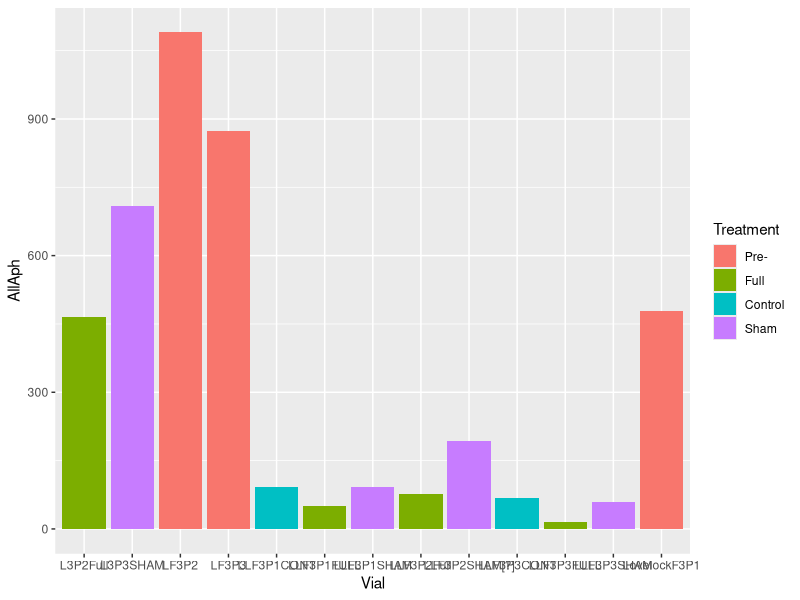
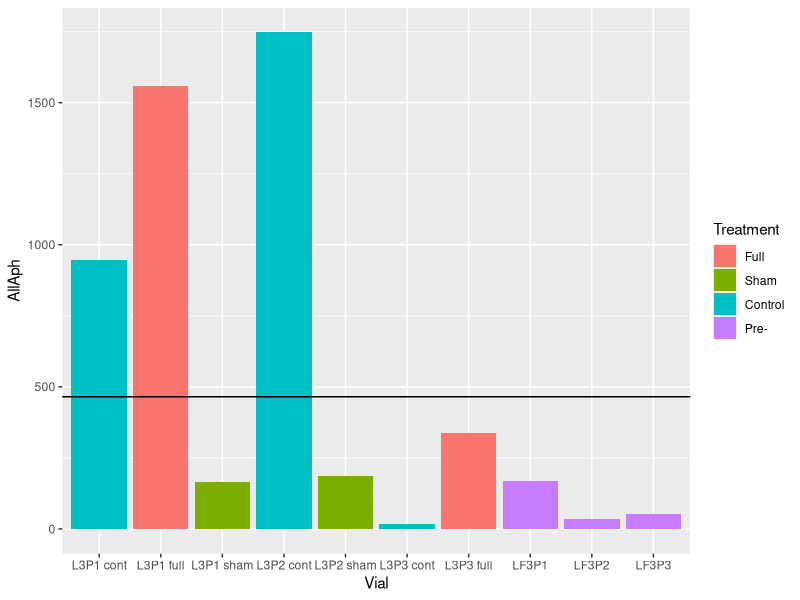
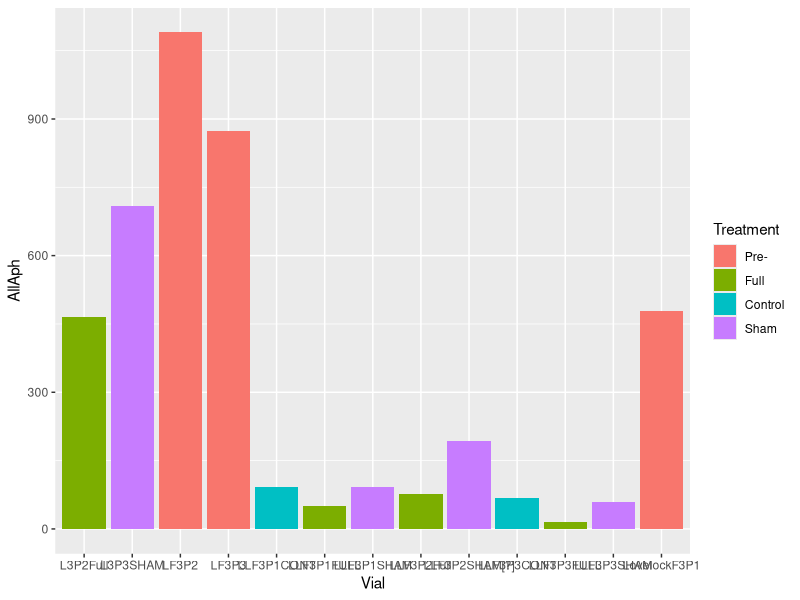
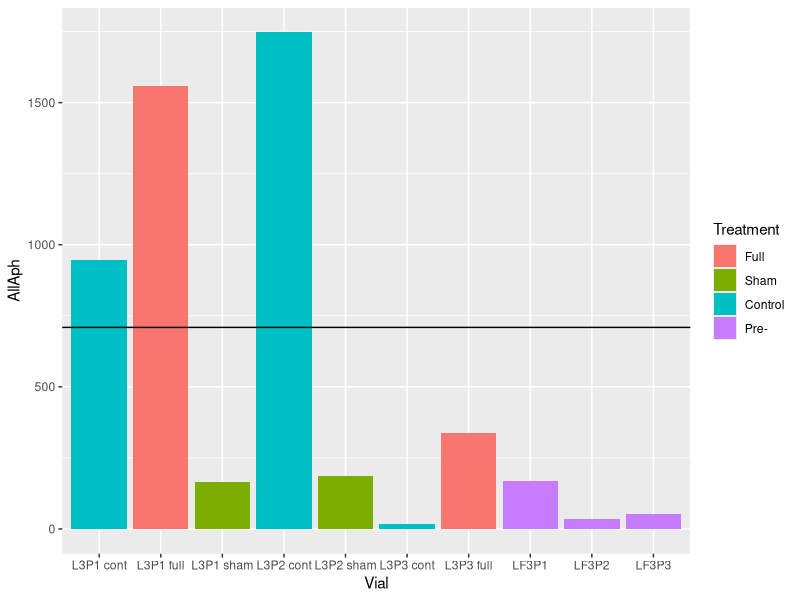
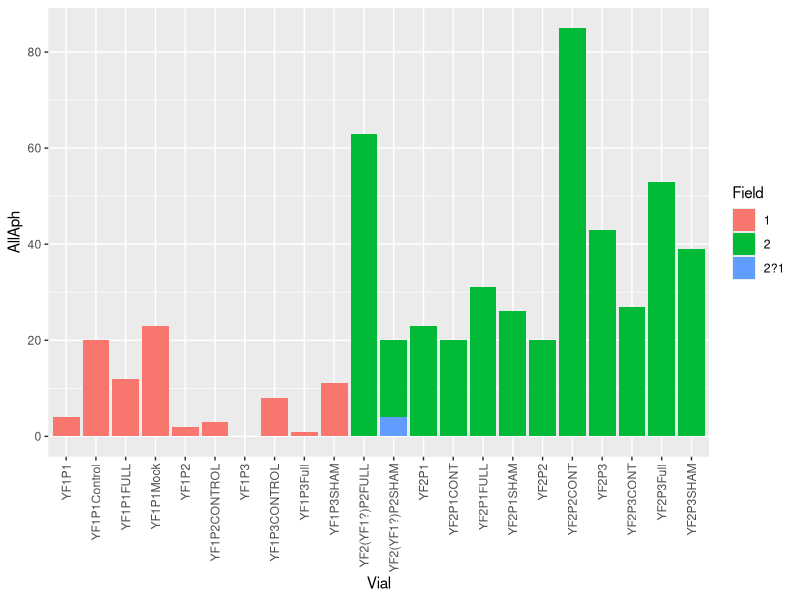
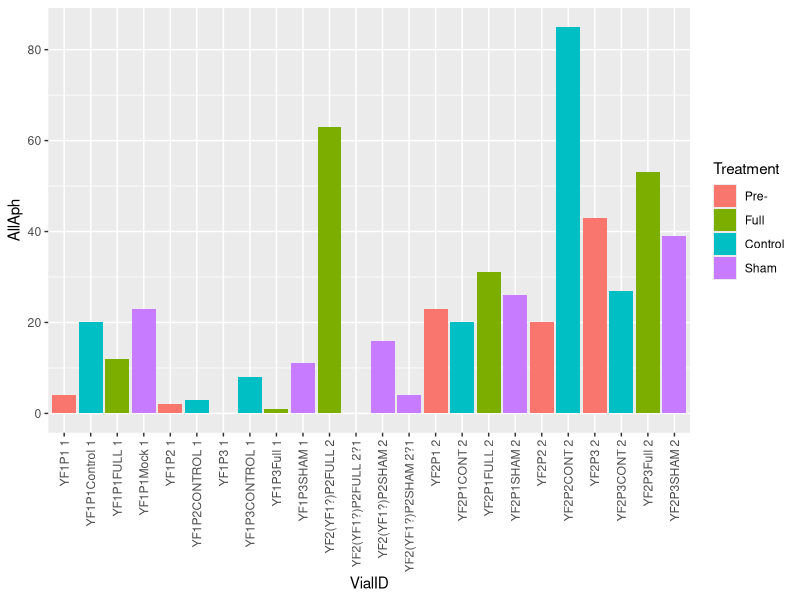
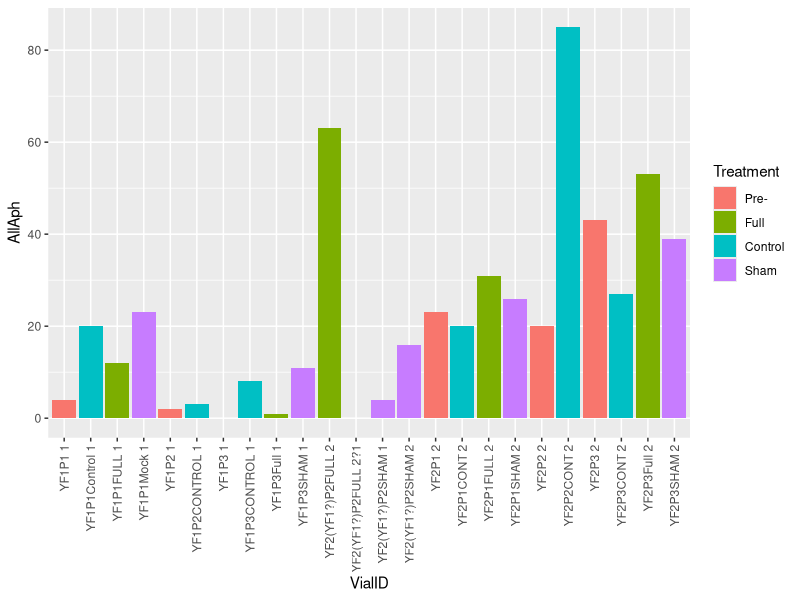
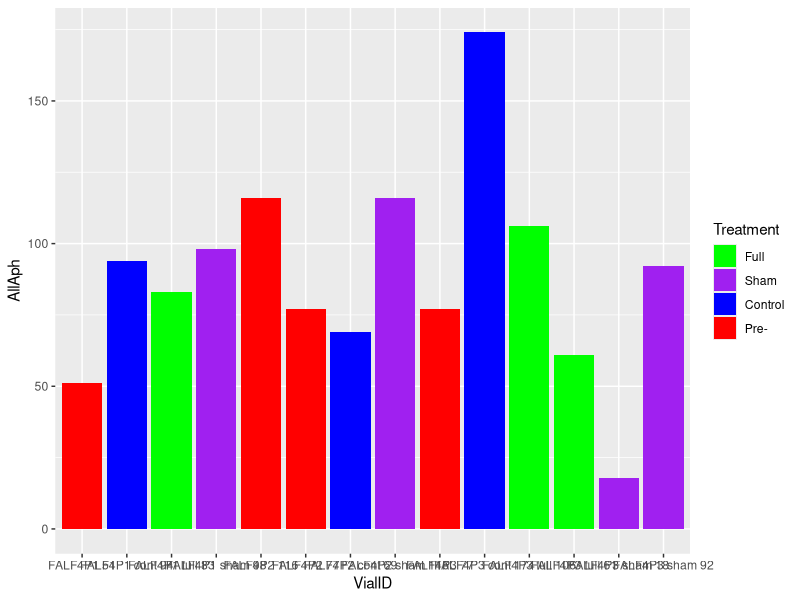

These figures' R source, in order: (Note: this script raises an error after producing the figures.)
# Title: Data processing for 2020 Exclosures project
# Author: Anson Call
# Date: 2022/02/28
# This script cleans the raw data in preparation for analysis. It only needs to
# be run once.

# load packages ####
library(tidyverse) # R packages for data science
library(magrittr) # for assignment and exposition pipes
library(vegan) # for diversity metrics

# define functions ####
# date-to-season function for vegsurvey data
getSeason <- function(DATES) {
  # define cutoff between spring and fall surveys
  cutoff <- as.Date("2021-6-30",  format = "%Y-%m-%d") # spring end
  # convert dates to proper format
  d <- as.Date(strftime(DATES, format="%Y-%m-%d"))
  # return season
  if_else (d <= cutoff, 'Spring', 'Fall')
}

# import data ####
## spring data ####
spring <-
  read_csv('raw_data/Spring_counts.csv',
           col_types = 'cfffffffddddddddddddc') %>%
  select(-Sorter, -Counter, -Counter_2) %>%
  mutate(AllAph = Acyrthosiphon + Aphis + Therioaphis,
         NonAcy = Aphis + Therioaphis) %>%
  mutate(Season = 'Spring')

## fall data ####
fall <- read_csv('raw_data/Fall_counts.csv',
                 col_types = 'dcffffffdddddddddddd') %>%
  select(-Sorter, -Counter) %>%
  mutate(AllAph = Acyrthosiphon + Aphis + Therioaphis,
         NonAcy = Aphis + Therioaphis) %>%
  mutate(Season = 'Fall')

## veg data ####
vegdata <- read_csv('raw_data/VegSurvey.csv',
                    col_types = 'Dcfffddccc') %>%
  mutate(waypointID = paste(site, waypoint))

## updated plant ids for vegdata ####
new_ids <- read_csv('raw_data/updated_plant_ids.csv') %>%
  select(orig_code, new_code)

## field location data, incl. closest field info for survey points in vegdata ####
rawlocs <- read_csv('raw_data/vegSurvey_fieldJoin.csv',
                    col_types = 'fffTdfddfcc')

## veg survey plot type data
veg_survey_classes <- read_csv('raw_data/vegSurveyClasses.csv',
                               col_types = 'ffff')

## landcover class data
veg_survey_cover <- read_csv('raw_data/vegData_coverJoin.csv',
                             col_types = 'fffffffffffffffffffffffffcc')

## landcover data ####
# read in multiple csvs and put them in a list
# import csv files
filenames <- list.files(path = 'raw_data/2022-01-13_ee_outputs/',
                   pattern = "*.csv",
                   full.names = TRUE)
files <- lapply(filenames, read_csv)
names(files) <- filenames
# clean up env
rm(filenames)

# check data ####
## check spring and fall data ####
spring %>%
  group_by(Site, Field) %>%
  count()
spring %>%
  group_by(Site, Treatment) %>%
  count()

# Identify error 1
spring %>%
  group_by(Site, Field, Treatment) %>%
  filter(Site=='Lovelock')
#L3P2Full recorded as field 2 instead of field 3

# Resolve error 1: L3P2Full field 2 -> field 3
spring %<>%
  mutate(Field = case_when(Vial=='L3P2Full' ~ '3',
                           Vial!='L3P2Full' ~ as.character(Field)))

# Identify error 2
spring %>%
  group_by(Site, Field, Treatment) %>% filter(Site=='Lovelock') %>% count()
# Lovelock field 3 now overweight
spring %>%
  group_by(Site, Field, Treatment) %>% filter(Site=='Lovelock')
fall %>%
  group_by(Site, Field, Treatment) %>% filter(Site=='Lovelock')
# L3P2Full (and L3P3SHAM) match text pattern of fall data
fall %>%
  group_by(Site, Field, Treatment) %>% filter(Site=='Lovelock') %>% count()
# Lovelock field 3 full underweight
# suggests spring L3P2Full should actually be fall F3P2Full. check data
spring %>%
  filter(Site=='Lovelock', Field==3) %>%
  ggplot(aes(x = Vial, y = AllAph, fill = Treatment)) +
  geom_bar(stat = 'identity')
spring %>%
  filter(Vial=='L3P2Full') %>%
  select(AllAph) # 465
# L3P2Full aphid count is way higher than other Lovelock field 3 full counts in
# spring data further suggests L3P2Full belongs in the fall data
fall %>%
  filter(Site=='Lovelock', Field==3) %>%
  ggplot(aes(x = Vial, y = AllAph, fill = Treatment)) +
  geom_bar(stat = 'identity') +
  geom_abline(slope = 0, intercept = 465)
# L3P2Full aphid count fits in with fall data well

# Resolve error 2: spring L3P2Full -> fall
spring %<>%
  mutate(Season = case_when(Vial=='L3P2Full' ~ 'Fall',
                            Vial!='L3P2Full' ~ as.character(Season)))

# Identify error 3
spring %>%
  group_by(Site, Treatment) %>%
  filter(Season=='Spring') %>%
  count
# Lovelock field 3 overweight
spring %>%
  group_by(Site, Treatment) %>%
  filter(Season=='Spring') %>%
  count
# spring Lovelock sham overweight by 2, Lovelock control underweight by 1
fall %>%
  group_by(Site, Treatment) %>%
  filter(Site=='Lovelock') %>%
  count
# fall Lovelock sham is underweight by 1
# suggests at least 1 spring Lovelock sham belongs in fall data
spring %>%
  group_by(Site, Field, Treatment) %>%
  filter(Site=='Lovelock', Treatment=='Sham')
fall %>%
  group_by(Site, Field, Treatment) %>%
  filter(Site=='Lovelock', Treatment=='Sham')
# spring L3P3SHAM matches text pattern of fall data
# further suggests L3P3SHAM belongs in the fall data
spring %>%
  filter(Site=='Lovelock', Field==3) %>%
  ggplot(aes(x = Vial, y = AllAph, fill = Treatment)) +
  geom_bar(stat = 'identity')
spring %>%
  filter(Vial=='L3P3SHAM') %>%
  select(AllAph) # 709
# L3P3SHAM aphid count is way higher than other Lovelock field 3 full counts in
# spring data
fall %>%
  filter(Site=='Lovelock', Field==3) %>%
  ggplot(aes(x = Vial, y = AllAph, fill = Treatment)) +
  geom_bar(stat = 'identity') +
  geom_abline(slope = 0, intercept = 709)
# L3P3SHAM aphid count is still high for fall data, but fall data is still
# higher, on average, than spring data. further suggests L3P3SHAM is a better
# fit in the fall data

# Resolve error 3: spring L3P3SHAM -> fall
spring %<>%
  mutate(Season = case_when(Vial=='L3P3SHAM' ~ 'Fall',
                            Vial!='L3P3SHAM' ~ as.character(Season)))

# Identify error 4
spring %>%
  group_by(Site, Field) %>%
  filter(Season=='Spring') %>%
  count
# Yerington field 2?1 measurements are probably field 1, since Yerington field 1
# is underweight by 2
spring %>%
  group_by(Site, Field, Treatment) %>%
  filter(Season=='Spring', Site=='Yerington') %>%
  count
# Yerington field 2?1 treatments match the treatments that are underweight in
# Yerington field 1 further suggests that 2?1 data could belong in field 1
spring %>%
  filter(Site=='Yerington', Field=='1' | Field=='2' | Field=='2?1') %>%
  ggplot(aes(x = Vial, y = AllAph, fill = Field)) +
  geom_bar(stat = 'identity') +
  theme(axis.text.x = element_text(angle = 90, vjust = 0.5, hjust=1))
# YF2(YF1?)P2SHAM is actually two rows (!)
spring %>%
  filter(Vial=='YF2(YF1?)P2SHAM')
# Which one is the true field 2 sham?
spring %>%
  filter(Site=='Yerington', Field=='1' | Field=='2' | Field=='2?1') %>%
  mutate(VialID = paste(Vial, Field)) %>%
  ggplot(aes(x = VialID, y = AllAph, fill = Treatment)) +
  geom_bar(stat = 'identity') +
  theme(axis.text.x = element_text(angle = 90, vjust = 0.5, hjust=1))
# field 2 generally has higher aphid counts, so we should expect YF2(YF1?)P2SHAM
# 2?1 to be the one from field 1, since it has a lower count

# Correct error 4: YF2(YF1?)P2SHAM field 2?1 -> field 1
spring %<>%
  mutate(Field = case_when(Vial=='YF2(YF1?)P2SHAM' & Field=='2?1' ~ '1',
                           Vial!='YF2(YF1?)P2SHAM' | Field!='2?1' ~
                             as.character(Field)))

# Identify error 5
spring %>%
  group_by(Site, Field) %>%
  filter(Season=='Spring') %>%
  count
# 1 Yerington field 2?1 measurement remaining, Yerington field 1 still
# underweight by 1
spring %>%
  group_by(Site, Field, Treatment) %>%
  filter(Season=='Spring',
         Site=='Yerington',
         Field=='1' | Field=='2' | Field=='2?1') %>%
  count
# remaining 2?1 measurement is a full measurement, matching what is missing from
# Yerington field 1
spring %>%
  filter(Site=='Yerington', Field=='1' | Field=='2' | Field=='2?1') %>%
  mutate(VialID = paste(Vial, Field)) %>%
  ggplot(aes(x = VialID, y = AllAph, fill = Treatment)) +
  geom_bar(stat = 'identity') +
  theme(axis.text.x = element_text(angle = 90, vjust = 0.5, hjust=1))
# remaining 2?1 measurement has low aphid density, matching other measurements
# from field 1 further suggests that the remaining 2?1 measurement is from field
# 1

# Correct error 5: YF2(YF1?)P2FULL field 2?1 -> field 1
spring %<>%
  mutate(Field = case_when(Vial=='YF2(YF1?)P2FULL' & Field=='2?1' ~ '1',
                           Vial!='YF2(YF1?)P2FULL' | Field!='2?1' ~
                             as.character(Field)))

# Identify error 6
spring %>%
  group_by(Site, Field) %>%
  filter(Season=='Spring') %>%
  count
# missing 2 measurements from Fallon field 4
spring %>%
  group_by(Field, Plot) %>%
  filter(Season=='Spring', Site=='Fallon') %>%
  count
# both missing measurements are from Fallon field 4, plot 3
spring %>%
  filter(Season=='Spring', Site=='Fallon', Field=='4', Plot=='3') %>%
  arrange(Treatment)
# Fallon field 4, plot 3 full and sham are missing
# Are they in the fall dataset?
fall %>%
  group_by(Site, Field) %>%
  count
# fall Fallon 4 contains 2 extra measurements
fall %>%
  group_by(Site, Field) %>%
  filter(Site=='Fallon', Field=='4') %>%
  arrange(Treatment)
# hard to tell which measurements are out of place because text patterns in Vial
# names are already standardized
# duplicates of field 4 plot 3 full (one of these may be plot 2 or fall)
# duplicates of field 4 plot 3 sham (one of these may be fall)
# duplicates of plot 2 pre- (one of these may be full?)
# examine fall data to see if there are any outliers that suggest a measurement
# belongs in the spring data
fall %>%
  filter(Site=='Fallon', Field=='4') %>%
  mutate(VialID = paste(Vial, AllAph)) %>%
  ggplot(aes(x = VialID, y = AllAph, fill = Treatment)) +
  geom_bar(stat = 'identity') +
  scale_fill_manual(values = c('Pre-' = 'red', 'Full' = 'green',
                               'Control' = 'blue', 'Sham' = 'purple'))
# 1 FALF4P3 sham measurement seems low
# does it fit better with the spring data?
spring %>%
  filter(Season=='Spring', Site=='Fallon', Field=='4') %>%
  ggplot(aes(x = Vial, y = AllAph, fill = Treatment)) +
  geom_bar(stat = 'identity') +
  geom_abline(slope = 0, intercept = 18) +
  scale_fill_manual(values = c('Pre-' = 'red', 'Full' = 'green',
                               'Control' = 'blue', 'Sham' = 'purple'))
# This measurement seems low compared to other field 4 sham measurements in both
# spring and fall
# What about plot 3 measurements across spring and fall?
fall %>%
  filter(Site=='Fallon', Field=='4', Plot=='3') %>%
  mutate(VialID = paste(Vial, AllAph)) %>%
  ggplot(aes(x = VialID, y = AllAph, fill = Treatment)) +
  geom_bar(stat = 'identity') +
  scale_fill_manual(values = c('Pre-' = 'red', 'Full' = 'green',
                               'Control' = 'blue', 'Sham' = 'purple'))
spring %>% filter(Season=='Spring', Site=='Fallon', Field=='4', Plot=='3') %>%
  ggplot(aes(x = Vial, y = AllAph, fill = Treatment)) +
  geom_bar(stat = 'identity') +
  geom_abline(slope = 0, intercept = 77) +
  geom_abline(slope = 0, intercept = 174) +
  scale_fill_manual(values = c('Pre-' = 'red', 'Full' = 'green',
                               'Control' = 'blue', 'Sham' = 'purple'))
# spring has the higher densities for pre- and sham treatments, so it seems
# slightly more likely that the very low FALF4P3 sham measurement and lower of
# the two FALF4P3 full measurements should be retained in the fall, and the two
# higher FALF4P3 measurements should be moved to the spring data

# admittedly, this is a best guess, and could be incorrect - the safest bet
# would be to throw out all measurements that can't be reliably assigned to
# spring or fall data

# however, the overall difference between spring and fall seems negligible, so
# we may end up pooling this data anyway i'll leave it in for now, making
# corrections based on maximum likelihood

# also, there is a question of which measurement belongs in the spring Fallon
# field 4 plot 2 group:

# Correct error 6: fall Fallon field 4, plot 3 sham and full measurements with
# highest aphid density -> spring
fall %<>%
  mutate(Season = case_when(Vial=='FALF4P3 full' & AllAph == 106 ~ 'Spring',
                            Vial!='FALF4P3 full' | AllAph != 106 ~
                              as.character(Season))) %>%
  mutate(Season = case_when(Vial=='FALF4P3 sham' & AllAph == 92 ~ 'Spring',
                            Vial!='FALF4P3 sham' | AllAph != 92 ~
                              as.character(Season)))

# Identify error 7
fall %>%
  group_by(Site, Treatment) %>%
  filter(Season=='Fall') %>%
  count
spring %>%
  group_by(Site, Treatment) %>%
  filter(Season=='Fall') %>%
  count
## fall is missing a Fallon full measurement, and contains one extra Fallon pre-
## measurement
spring %>%
  group_by(Site, Treatment) %>%
  filter(Season=='Spring') %>%
  count
fall %>%
  group_by(Site, Treatment) %>%
  filter(Season=='Spring') %>%
  count
# spring is missing a Lovelock control measurement, and contains one extra
# Lovelock sham measurement
# Resolve fall data first
fall %>%
  group_by(Site, Field, Treatment) %>%
  filter(Site=='Fallon', Season=='Fall') %>%
  count
# perhaps one Fallon field 4 pre- measurement should move to Fallon field 4
# full?
fall %>%
  group_by(Site, Field, Plot, Treatment) %>%
  filter(Site=='Fallon', Field=='4', Season=='Fall') %>%
  count
# looks like one Fallon field 4 plot 2 pre- measurement should move to Fallon
# field 4 plot 2 full
fall %>%
  filter(Site=='Fallon', Field=='4', Season=='Fall') %>%
  mutate(VialID = paste(Vial, AllAph)) %>%
  ggplot(aes(x = VialID, y = AllAph, fill = Treatment)) +
  geom_bar(stat = 'identity')
# I'm going to assume that the lower of the two pre- measurements should be
# changed to full, since pre- measurements generally have the highest aphid
# counts because they represent collections from a larger area. Higher aphid
# counts from pre- treatments aren't very obvious at Fallon Field 4, but
# experiment-wide this is the general trend.

# Resolve error 7: Move the lower Fallon field 4, plot 2 pre- measurement to
# Fallon field 4, plot 2 full
fall %<>%
  mutate(Treatment = case_when(Vial=='FALF4P2' & AllAph == 77 ~ 'Full',
                               Vial!='FALF4P2' | AllAph != 77 ~
                                 as.character(Treatment)))
spring %>%
  group_by(Site, Treatment) %>%
  filter(Season=='Fall') %>%
  count

# Identify error 8
spring %>%
  group_by(Site, Treatment) %>%
  filter(Season=='Spring') %>%
  count
fall %>%
  group_by(Site, Treatment) %>%
  filter(Season=='Spring') %>%
  count
# spring is missing a Lovelock control measurement, and contains one extra
# Lovelock full measuremen
spring %>%
  group_by(Site, Field, Treatment) %>%
  filter(Site=='Lovelock', Season=='Spring') %>%
  count
# one field 3 full measurement should be moved to field 3 control
spring %>%
  group_by(Field, Plot, Treatment) %>%
  filter(Site=='Lovelock', Field=='3', Season=='Spring') %>%
  count
# one field 3 plot 2 full measurement should be moved to field 3 plot 2 control
spring %>%
  filter(Site=='Lovelock', Field=='3', Season=='Spring') %>%
  mutate(VialID = paste(Vial, AllAph)) %>%
  ggplot(aes(x = VialID, y = AllAph, fill = Treatment)) +
  geom_bar(stat = 'identity')
# LLF3P2SHAM[?] is marked as full, but should probably be marked as control. The
# aphid count would not be out of place for a control measurement in this field

# Resolve error 8: move LLF3P2SHAM[?] -> Lovelock field 3, plot 2 control
spring %<>%
  mutate(Treatment = case_when(Vial=='LLF3P2SHAM[?]' & AllAph == 86 ~ 'Control',
                               Vial!='LLF3P2SHAM[?]' | AllAph != 86 ~
                                 as.character(Treatment)))

# Identify error 9
fall %>%
  group_by(Site, Field) %>%
  count
# Lovelock field 1 underweight, Lovelock includes one measurement with NA as
# field
fall %>%
  filter(Site=='Lovelock', Field==1 | is.na(Field)) %>%
  arrange(Plot)
# L7P3 full should probably be moved to Lovelock Field 1, plot 3 full
fall %>%
  filter(Site=='Lovelock', Field==1 | is.na(Field)) %>%
  ggplot(aes(x = Vial, y = AllAph, fill = Treatment)) +
  geom_bar(stat = 'identity')
# the L7P3 aphid count matches others from Lovelock field 1, plot 3
# Beware, this technically an empty string, not an NA value

# Resolve error 9: L7P3 full Lovelock field NA -> Lovelock field 1
fall %<>%
  mutate(Field = case_when(Field == '' ~ '1',
                           Field != '' ~ as.character(Field)))

# Identify error 10
fall %>%
  group_by(Site, Plot) %>%
  count
## Yerington plot 1 underweight, Yerington includes one measurement with NA as
## plot
fall %>%
  group_by(Field, Plot) %>%
  filter(Site=='Yerington') %>%
  arrange(Plot) %>%
  count
# Yerington field 2 plot 1 underweight, Yerington NA plot measurement is in
# field 1?
fall %>% filter(is.na(Plot))
fall %>% filter(Plot == '')
# Yikes - this is actually an empty string, not an NA value
# could YF1P7 possibly be Yerington Field 2, Plot 1?
fall %>% filter(Site=='Yerington', Field=='2', Plot=='1')
# Yerington field 2 plot 1 sham is missing, and the YF1P7 measurement is from a
# sham exclosure
# this suggests that YF1P7 should be moved to Yerington field 2 plot 1
fall %>% filter(Site=='Yerington', Field=='1' | Field=='2', Plot=='1' | is.na(Plot)) %>%
  mutate(VialID = paste(Vial, AllAph)) %>%
  ggplot(aes(x = VialID, y = AllAph, fill = Treatment)) +
  geom_bar(stat = 'identity')
# I can't say the data fit really makes sense - YF1P7 has an exceptionally high
# aphid count. I suppose it matches up with the expectation based on the high
# YF2P1 full count, but why is the YF2P1 (pre-) count so low? I'm going to go
# ahead and move YF1P7 into Yerington field 2 plot 1 anyway. This makes the most
# sense to me overall

# Resolve error 10: YF1P7 Yerington field 1 plot NA -> Yerington field 2 plot 1
fall %<>%
  mutate(Field = case_when(Plot == '' ~ '2',
                           !is.na(Plot) ~ as.character(Field)),
         Plot = case_when(Plot == '' ~ '1', !is.na(Plot) ~ as.character(Plot)))

# Identify error 11
spring %>%
  group_by(Field, Plot, Treatment, Season) %>%
  filter(Season=='Spring') %>%
  arrange(Field, Plot) %>%
  count
# field 3 plot 1 pre- underweight, field 3 plot 3 pre- overweight
spring %>%
  group_by(Site, Field, Plot, Treatment, Season) %>%
  filter(Season=='Spring', Field=='3', Plot=='1' | Plot=='3') %>%
  arrange(Field, Plot, Treatment) %>%
  count
# the problem is contained to Yerington
spring %>%
  group_by(Field, Plot, Season) %>%
  filter(Season=='Spring',
         Site=='Yerington',
         Field=='3',
         Plot=='1' | Plot=='3') %>%
  arrange(Field, Plot, Treatment)
# could be that YF2.2(Location3) is the one that needs to be moved to plot 1.
# this makes sense that YF2.2(Location3)P3 specifically has P3 noted as the
# plot, while YF2.2(Location3) lacks any specific plot designation it seems
# likely that I would forget to record the plot number on the first plot, but
# not on the third plot
spring %>%
  group_by(Field, Plot, Season) %>%
  filter(Season=='Spring',
         Site=='Yerington',
         Field=='3',
         Plot=='1' | Plot=='3') %>%
  ggplot(aes(x = Vial, y = AllAph, fill = Treatment)) +
  geom_bar(stat = 'identity')
# the data here is variable - in some treatments, plot 1 is higher; in others,
# plot 3 is higher this doesn't inform which of the field 3 plot 3 measurements
# should be moved aphid counts are generally very low anyway, so some
# stochasticity is expected all I have to go on is the way the labels were
# recorded, but that is already enough to convince me

# Resolve error 11: YF2.2(Location3) plot 3 -> plot 1
spring %<>%
  mutate(Plot = case_when(Vial=='YF2.2(Location3)' ~ '1',
                          Vial!='YF2.2(Location3)' ~ as.character(Plot)))

# final checks
spring %>%
  group_by(Field, Plot, Treatment, Season) %>%
  filter(Season=='Spring') %>%
  arrange(Field, Plot) %>%
  count
fall %>%
  group_by(Field, Plot, Treatment, Season) %>%
  filter(Season=='Spring') %>%
  arrange(Field, Plot) %>%
  count
# spring data looks complete
fall %>%
  group_by(Field, Plot, Treatment, Season) %>%
  filter(Season=='Fall') %>%
  arrange(Field, Plot) %>%
  count
spring %>%
  group_by(Field, Plot, Treatment, Season) %>%
  filter(Season=='Fall') %>%
  arrange(Field, Plot) %>%
  count
# fall data looks complete

# merge spring and fall data into a single tibble
data <- rbind(spring %>% select(-Notes),
              fall %>% select(-Number)) %>%
  mutate(Season = as_factor(Season))
data %>%
  group_by(Field) %>%
  filter(Season=='Spring') %>%
  arrange(Field, Plot) %>%
  count
# field 4 should move into field 2 across the entire dataset
data %<>%
  mutate(Field = case_when(Field=='4' ~ '2', Field!='4' ~ as.character(Field)))
data %>%
  group_by(Site, Field, Plot) %>%
  filter(Season=='Spring') %>%
  arrange(Field, Plot) %>%
  count
# balanced!
data %>%
  group_by(Site, Field, Treatment) %>%
  filter(Season=='Spring') %>%
  arrange(Field, Plot) %>%
  count
# balanced!
data %>%
  group_by(Field, Plot, Treatment) %>%
  filter(Season=='Spring') %>%
  arrange(Field, Plot, Treatment) %>%
  count
# remove 'spring' and 'fall' tibbles
rm(spring, fall)

## check veg data ####
# Identify error 1
str(vegdata)
levels(vegdata$species)
vegdata %>%
  mutate(species = fct_relevel(species, sort)) %>%
  group_by(species) %>%
  count
# many species are incorrectly ID'ed or unknown
# joining the updated species id table can help
new_ids %>% group_by(orig_code) %>% count
vegdata %>%
  left_join(new_ids,  by = c("species" = "orig_code")) %>%
  mutate(species = case_when(is.na(new_code) ~ paste(species),
                             !is.na(new_code) ~ paste(new_code))) %>%
  mutate(species = case_when(species == '' ~ paste(NA), # also clean up NAs
                             species == 'NA' ~ paste(NA),
                             is.na(species) ~ paste(NA),
                             species == 'none' ~ paste(NA),
                             !is.na(species) ~ paste(species))) %>%
  mutate(species = fct_relevel(species, sort)) %>%
  group_by(species) %>%
  count
# correct error 1
# join updated_species_id.csv
vegdata %<>%
  left_join(new_ids,  by = c("species" = "orig_code")) %>%
  mutate(species = case_when(is.na(new_code) ~ paste(species),
                             !is.na(new_code) ~ paste(new_code))) %>%
  mutate(species = case_when(species == '' ~ NA_character_, # also clean up NAs
                             species == 'NA' ~ NA_character_,
                             is.na(species) ~ NA_character_,
                             species == 'none' ~ NA_character_,
                             !is.na(species) ~ paste(species)))
# rm 'new_ids'
rm(new_ids)

# identify error 2
vegdata %>%
  group_by(species) %>%
  summarize(mean_cover = mean(cover), .groups = 'keep') %>%
  arrange(desc(mean_cover)) %>%
  filter(species %in% c('MESA', 'ALFA'))
# some MESA recorded as ALFA
# correct error 2
vegdata %<>%
  mutate(species = case_when(species == 'ALFA' ~ paste('MESA'),
                             species != 'ALFA' ~ paste(species)))
# identify error 3
vegdata %>%
  group_by(site) %>%
  summarize(count = n_distinct(waypoint))
# note that we do not expect sites to have even numbers of waypoints (some were
# inaccessible)
vegdata %>%
  filter(is.na(count), !is.na(species))
# missing count values are also expected
vegdata %>%
  filter(is.na(cover), !is.na(species))

# missing cover values are NOT expected
# note that ALCE, MESA are ag plots that were observed from a distance. Cover is
# likely high. In othen instances, cover was likely negligible.
# correct error 2
# build table of replacement cover values
new_cover <- vegdata %>%
  filter(is.na(cover), !is.na(species)) %>%
  mutate(newcover = c(1, 50, 50, 50, 50, 1, 1, 50, 50, 1, 1, 1)) %>%
  select(survey_date, site, waypoint, species, newcover)
# join new cover
vegdata %<>%
  left_join(new_cover, by = c('survey_date', 'site', 'waypoint', 'species')) %>%
  mutate(cover = case_when(is.na(cover) ~ newcover, !is.na(cover) ~ cover)) %>%
  # drop unwanted cols
  select(survey_date, observers, site, waypoint, species, count, cover)

# remove new_cover var
rm(new_cover)

# identify error 5
vegdata %>%
  filter(site == 'Lovelock', waypoint == 26) %>%
  arrange(species)
# duplicate BASC5 counts
# correct error 5
# remove the offending row
vegdata %<>% filter(!(site == 'Lovelock' &
                        waypoint == 26 &
                        species == 'BASC5' &
                        count == 3))

# identify error 6
vegdata %>%
  filter(site == 'Fallon', waypoint == 7) %>%
  arrange(species)
# duplicate CHVI4 counts
# correct error 6
# remove the offending row
vegdata %<>% filter(!(site == 'Fallon' &
                        waypoint == 7 &
                        species == 'CHVI4' &
                        count == 1))

# identify error 7
vegdata %>%
  filter(site == 'Yerington', waypoint == 7) %>%
  arrange(species)
# duplicate HAGL counts
# correct error 7
# remove the offending row
vegdata %<>% filter(!(site == 'Yerington' &
                        waypoint == 7 &
                        species == 'HAGL' &
                        count == 3))

## check location data ####
str(rawlocs)
# col spec looks good
rawlocs %>% group_by(site, CID) %>% count
# uneven weights are expected
# everything looks ok

# check veg plots cover data
veg_survey_cover %>% group_by(site) %>% count
# uneven weights are expected
# not really much else to check

## check raw cover data ####
# checked after wrangling

# data wrangling ####
## insect counts ####
# lengthen
data_long <- pivot_longer(data,
                          cols = Arachnida:NonAcy,
                          names_to = 'Taxa',
                          values_to = 'Density') %>%
  mutate(Taxa = as_factor(Taxa))
# split off and re-join 'Pre' data; select relevant columns; widen
data <- right_join(data_long %>% filter(Treatment != 'Pre-'),
                   data_long %>% filter(Treatment == 'Pre-'),
                   by = c('Site','Field','Plot','Taxa','Season')) %>%
  # rename cols where necessary
  select(Site:Plot,
         Treatment = Treatment.x,
         Taxa,
         Density = Density.x,
         Pre_Density = Density.y,
         Season) %>%
  # widen to put each taxon in a unique col
  pivot_wider(names_from = Taxa, values_from = Density:Pre_Density) %>%
  # relevel factors to reflect natural order of treatments and seasons
  mutate(Treatment = fct_relevel(Treatment, c('Control', 'Sham', 'Full')),
         Season = fct_relevel(Season, c('Spring','Fall'))) %>%
  # create 'Non_Acy' cols
  mutate(Pre_Density_Non_Acy = Pre_Density_Aphis + Pre_Density_Therioaphis,
         Density_Non_Acy = Density_Aphis + Density_Therioaphis)
# final check
str(data)

## locations #####
# wrangle field location data
locs <- rawlocs %>%
  filter(CID != 7) %>% # remove non-survey points
  mutate(id = paste0(site,
                     gsub('^\\D*(\\d*)(ALT)?\\D*$',
                          '\\1\\2',
                          .$Name))) %>% # parse site col
  select(id, field_id, long = POINT_X, lat = POINT_Y) %>% # drop unused cols
  left_join(veg_survey_classes %>%
              mutate(id = paste0(site, plotnum)), # join veg_survey_classes from ee data
            by = 'id') %>%
  select(-name) %>%  # drop 'name' col
  relocate(id, site, plotnum, type, lat, long, field_id) %>%  # reorder cols
  left_join(veg_survey_cover %>% # tidy up veg_survey_cover before joining
              unite(id, site, plotnum, sep = '') %>%
              select(id, K3LSfall:XsentSummer), by = 'id')

# rm 'rawlocs,' 'veg_survey_classes'
rm(rawlocs, veg_survey_classes, veg_survey_cover)

## veg data #####
# make season and site ID column
vegdata %<>%
  # use getSeason() to assign 'season' based on 'survey_date'
  mutate(season = getSeason(survey_date)) %>%
  unite(id, site, waypoint, sep = '', remove = FALSE) %>% # create id col
  left_join(locs, by = 'id') %>% # join location data
  relocate(id, lat, long, site = site.x, waypoint, type, field_id, season,
           survey_date, observers, species, count, cover) # reorder cols

# two plots have no location data
# probably recording errors that aren't resolvable
# Yerington 8B is a duplicate, throw out
# Fallon 9 is probably a recording error that isn't resolvable, throw out
vegdata %<>% filter(!is.na(lat))

## landcover data ####
# build cols of distanceWeight, Site, and Field
distanceWeight <- c(rep('const', 12),
                    rep('sig1', 12),
                    rep('sig2', 12),
                    rep('sig3', 12),
                    rep('sig4', 12),
                    rep('sig5', 12))
site <- rep(c('Minden',
              'Minden',
              'Minden',
              'Lovelock',
              'Lovelock',
              'Lovelock',
              'Fallon',
              'Fallon',
              'Fallon',
              'Yerington',
              'Yerington',
              'Yerington'), 6)
field <- rep(c('01',
               '02',
               '03',
               '03',
               '01',
               '02',
               '01',
               '02',
               '03',
               '01',
               '02',
               '03'), 6)

# add general cols
files <- lapply(files, cbind, distanceWeight, site, field) %>%
  lapply(group_by, distanceWeight, site, field)

# make single df
# add cols specific to each df by parsing 'id' col
landcover <- bind_rows(files, .id = 'id') %>%
  # must add 'n' in 'Xn' so all algo identifiers are equal length
  mutate(id = str_replace(id, 'X', 'Xn'),
         algo = str_sub(id, 1, 2),
         imagery = str_sub(id, 3, -14)) %>%
  relocate(id, imagery, algo, distanceWeight, site, field) # reorder cols

# completeness/accuracy check: check areaScore * class (should be equal within
# image sets and decay functions)

# empty list
sumTables <- list()

# loop over files
for (i in 1:length(files)) {
  # get sum of area scores for all classes
  df <- files[[i]] %>%
    mutate(sumScore = sum(across(where(is.double)))) %>%
    summarize(totalSum = sum(sumScore), .groups = 'keep')
  # filter to a specific decay function
  const <- df %>%
    filter(distanceWeight == 'const') %>%
    arrange(desc(totalSum))
  # divide largest area by smallest area
  constRatio <- head(const$totalSum, n = 1)/tail(const$totalSum, n = 1)

  sig1 <- df %>%
    filter(distanceWeight == 'sig1') %>%
    arrange(desc(totalSum))

  sig1Ratio <- head(sig1$totalSum, n = 1)/tail(sig1$totalSum, n = 1)

  sig2 <- df %>%
    filter(distanceWeight == 'sig2') %>%
    arrange(desc(totalSum))

  sig2Ratio <- head(sig2$totalSum, n = 1)/tail(sig2$totalSum, n = 1)

  sig3 <- df %>%
    filter(distanceWeight == 'sig3') %>%
    arrange(desc(totalSum))

  sig3Ratio <- head(sig3$totalSum, n = 1)/tail(sig3$totalSum, n = 1)

  sig4 <- df %>%
    filter(distanceWeight == 'sig4') %>%
    arrange(desc(totalSum))

  sig4Ratio <- head(sig4$totalSum, n = 1)/tail(sig4$totalSum, n = 1)

  sig5 <- df %>%
    filter(distanceWeight == 'sig5') %>%
    arrange(desc(totalSum))

  sig5Ratio <- head(sig5$totalSum, n = 1)/tail(sig5$totalSum, n = 1)

  out <- c(constRatio, sig1Ratio, sig2Ratio, sig3Ratio, sig4Ratio, sig5Ratio)

  sumTables[[i]] <- out

}

sumTables # perfection!!!

# remove 'files' and misc error-checking vars from env
rm(files, sumTables, df, const, sig1, sig2, sig3, sig4, sig5,
   constRatio, sig1Ratio, sig2Ratio, sig3Ratio, sig4Ratio, sig5Ratio,
   distanceWeight, i, out, field, site)

## calculate vegdata diversity metrics ####
# these metrics are all based on cover, since this is the more complete data
### make subplot-level diversity table ####
subplot_divdata <- vegdata %>%
  mutate(id_season = paste0(id, season)) %>%
  select(id_season, id, season, species, cover) %>%
  pivot_wider(names_from = species, values_from = cover, values_fill = 0) %>%
  select(-'NA')
# calculate subplot-level shannon diversity
shan <- subplot_divdata %>%
  select(-id_season, -id, -season) %>%
  diversity(index = 'shannon')
# calculate subplot-level simpson diversity
simp <- subplot_divdata %>%
  select(-id_season, -id, -season) %>%
  diversity(index = 'simpson')
# calculate subplot-level species richness
rich <-subplot_divdata %>%
  select(-id_season, -id, -season) %>%
  specnumber()
# cbind diversity metrics and subplot info
subplot_divdata %<>%
  ungroup() %>%
  mutate(shan = all_of(shan), simp = all_of(simp), rich = all_of(rich))

### join diversity table and location data ####
vegPlots <- subplot_divdata %>%
  left_join(locs, by = 'id') %>%
  select(-id) %>% # drop simple (no season) id since this is no longer needed
  mutate(type = as_factor(type)) %>% # covert 'type' to factor
  # reorder all cols, fix capitalization
  relocate(id = id_season, site, plotnum, type, season, lat, long, shan, simp)

# rm helper vars
rm(subplot_divdata, shan, simp, rich, locs)

### make site * cover class level diversity table ####
# this is based on means, which is arbitrary (could also be median, etc.) I'm
# not worried about it right now because I'm not ever sure how this data will be
# used
vegSites <- vegdata %>%
  unite(id, id, season, remove = FALSE) %>%
  select(site, id, species, cover) %>%
  pivot_wider(names_from = species, values_from = cover, values_fill = 0) %>%
  select(-'NA') %>%
  group_by(site) %>%
  summarise(across(ACHY:ZEMA, ~ mean(.x))) # using mean()
# calculate simpson diversity
shan <- vegSites %>%
  ungroup() %>%
  select(-site) %>%
  diversity(index = 'shannon')
# calculate simpson diversity
simp <- vegSites %>%
  ungroup() %>%
  select(-site) %>%
  diversity(index = 'simpson')
# calculate species richness
rich <- vegSites %>%
  ungroup() %>%
  select(-site) %>%
  specnumber
# cbind diversity metrics and subplot info
vegSites %<>%
  ungroup() %>%
  mutate(shan = all_of(shan), simp = all_of(simp), rich = all_of(rich)) %>%
  relocate(site, shan, simp, rich)

# ee data not yet added to vegSites
# not sure this would be useful anyway
# rm helper vars
rm(shan, simp, rich, vegdata)

# define convenience identifiers ####
# move this to main script
# define lists of predator and aphid taxa
predlist <- c('Arachnida','Coccinellidae','Ichneumonidae',
              'Nabis', 'Geocoris', 'Anthocoridae')
aphlist <- c('Acyrthosiphon', 'Aphis', 'Therioaphis', 'AllAph', 'NonAcy')

# define predator- and aphid-only tibbles
# filter data to include only predators
preddata <- right_join(data_long %>% filter(Treatment != 'Pre-'),
                       data_long %>% filter(Treatment == 'Pre-'),
                       by = c('Site','Field','Plot','Taxa','Season')) %>%
  select(Site:Plot,
         Treatment = Treatment.x,
         Taxa,
         Density = Density.x,
         Pre_Density = Density.y,
         Season) %>%
  filter(Taxa %in% predlist)

aphdata <- right_join(data_long %>% filter(Treatment != 'Pre-'),
                      data_long %>% filter(Treatment == 'Pre-'),
                      by = c('Site','Field','Plot','Taxa','Season')) %>%
  select(Site:Plot,
         Treatment = Treatment.x,
         Taxa,
         Density = Density.x,
         Pre_Density = Density.y,
         Season) %>%
  filter(Taxa %in% aphlist)

# preview tidy data ####
# print a summary of each final dataset
data # main table of insect count data
data_long # insect data in long format
landcover # landcover areaScores for each field
vegPlots # final plot-level veg data from surveys
vegSites # final site-level veg data from surveys

# export tidy data ####
# build list of data to export
tidy_data <- list(data, data_long, landcover, vegPlots, vegSites)
data_names <- list('data', 'data_long', 'landcover', 'vegPlots', 'vegSites')
# export
walk2(tidy_data, data_names, ~write_csv(.x, paste0('tidy_data/', .y, ".csv")))
